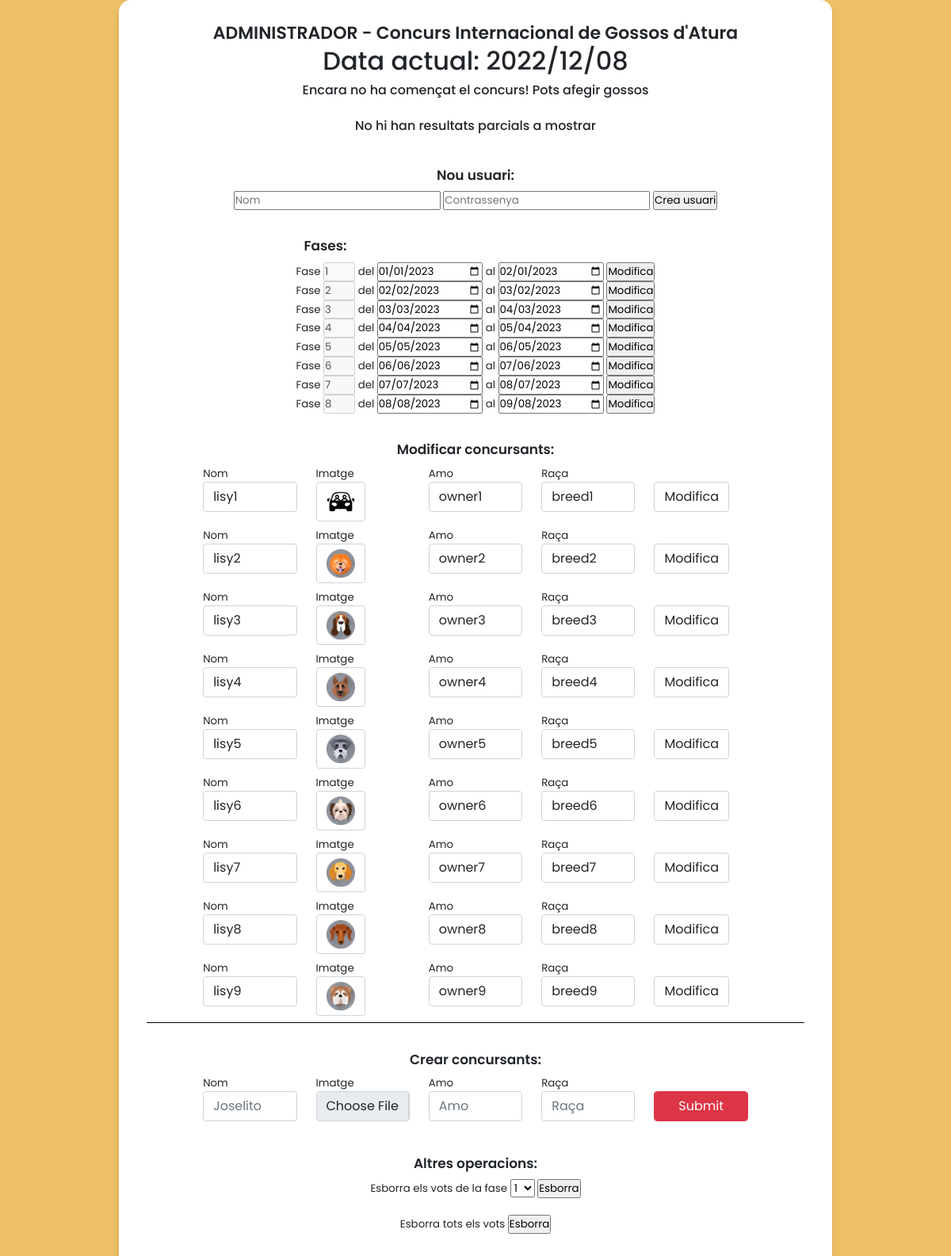
/pages/admin.php (signed in), run on the app's committed database.
### tables this page shows
CREATE TABLE `phase` (
  `id` int NOT NULL AUTO_INCREMENT,
  `startDate` date DEFAULT NULL,
  `endDate` date DEFAULT NULL,
  `phaseNumber` int NOT NULL,
  PRIMARY KEY (`id`)
);

CREATE TABLE `dog` (
  `id` int NOT NULL AUTO_INCREMENT,
  `name` varchar(45) NOT NULL,
  `image` varchar(100) NOT NULL,
  `owner` varchar(45) NOT NULL,
  `breed` varchar(45) NOT NULL,
  PRIMARY KEY (`id`)
);

### classes/Database.php (called while the page is built)
<?php
class Database
{
    private $host = "127.0.0.1";
    private $dbname = "concursgossos";
    private $user = "alex";
    private $password = "patata";
    private $port = "3306";
    private static $instance = null;
    private $connection;
    private function __construct()
    {
        try {
            $this->connection = new PDO("mysql:host=" . $this->host . ";dbname=" . $this->dbname . ";port=" . $this->port, $this->user, $this->password);
        } catch (PDOException $e) {
        }
    }
    public static function getInstance()
    {
        if (!self::$instance)
        {
            self::$instance = new self();
        }
        return self::$instance;
    }
    public function getConnection()
    {
        return $this->connection;
    }
}

### classes/Phase.php (called while the page is built, shortened)
<?php
class Phase
{
    static function getPhaseByDateFromDb(string $date): Phase | bool
    {
        $connection = Database::getInstance()->getConnection();
        $query = $connection->prepare("SELECT `id`,`startDate`,`endDate`,`phaseNumber` FROM phase where ? between `startDate` AND `endDate`");
        $query->bindParam(1, $date);
        $query->execute();
        $query->setFetchMode(PDO::FETCH_CLASS|PDO::FETCH_PROPS_LATE, 'Phase');
        return $query->fetch();
    }
    static function getAllPhases():Array | bool{
        $connection = Database::getInstance()->getConnection();
        $query = $connection->prepare("SELECT `id`,`startDate`,`endDate`,`phaseNumber` FROM phase");
        $query->execute();
        $query->setFetchMode(PDO::FETCH_CLASS|PDO::FETCH_PROPS_LATE, 'Phase');
        return $query->fetchAll();
    }
    static function dateIsBeforePhase(string $date,string $phaseNumber):bool{
        $connection = Database::getInstance()->getConnection();
        $query = $connection->prepare("SELECT DATE(?) < startDate as 'isBefore'  from phase where phaseNumber=?");
        $query->bindParam(1,$date);
        $query->bindParam(2,$phaseNumber);
        $query->execute();
        $row = $query->fetch();
        if ($row) {
            return $row['isBefore'];
        }
        return false;
    }
    static function hasStarted(string $date, string $phaseNumber){
        $connection = Database::getInstance()->getConnection();
        $query = $connection->prepare("SELECT DATE(?) >= startDate as 'hasStarted'  from phase where phaseNumber=?");
        $query->bindParam(1,$date);
        $query->bindParam(2,$phaseNumber);
        $query->execute();
        $row = $query->fetch();
        if ($row) {
            return $row['hasStarted'];
        }
        return false;
    }
    static function dateIsAfterPhase(string $date,string $phaseNumber):bool{
        $connection = Database::getInstance()->getConnection();
        $query = $connection->prepare("SELECT DATE(?) > endDate as 'isAfter'  from phase where phaseNumber=?");
        $query->bindParam(1,$date);
        $query->bindParam(2,$phaseNumber);
        $query->execute();
        $row = $query->fetch();
        if ($row) {
            return $row['isAfter'];
        }
        return false;
    }
}

### classes/Dog.php (called while the page is built, shortened)
<?php
class Dog
{
    static function getDogsFromDB(): array | bool
    {
        $connection = Database::getInstance()->getConnection();
        $query = $connection->prepare("SELECT `id`,`name`,`image`,`owner`,`breed` FROM dog");
        $query->execute();
        $query->setFetchMode(PDO::FETCH_CLASS|PDO::FETCH_PROPS_LATE, 'Dog');
        return $query->fetchAll();
    }
}

### utils/utilFunctions.php (the view, shortened to what this page needs)
<?php
function addDogForm()
{
    return '<form id="addDog" enctype="multipart/form-data">
<div class="row">
    <div class="col-2">
        <label class="form-label">Nom
            <input class="form-control" type="text" placeholder="Joselito" name="name">
        </label>
    </div>
    <div class="col-2"> <label class="form-label">Imatge<input type="file" class="form-control" placeholder="Imatge" name="image"></div></label>
    <div class="col-2"> <label class="form-label">Amo<input type="text" class="form-control" placeholder="Amo" name="owner"></div></label>
    <div class="col-2"> <label class="form-label">Raça<input type="text" class="form-control" placeholder="Raça" name="breed"></div></label>
    <div class="col-2"><label class="form-label"><span style="visibility:hidden">Enviar</span><input class="form-control btn btn-danger float-right" type="submit"></label></div>
</div>
</form>';
}
function addUserForm()
{
    return '<form id="addUser">
    <input type="text" placeholder="Nom" name="username">
    <input type="password" placeholder="Contrassenya" name="password">
    <input type="submit" value="Crea usuari">
</form>';
}
function UpdateDogForms(array $dogs)
{
    $allForms = "";
    foreach ($dogs as $dog) {
        $allForms .= "<form id=f_{$dog->id} enctype='multipart/form-data'>
        <div class='row'>
        <input type='hidden' name='id' value={$dog->id}>
                            <div class='col-2'>
                            <label class='form-label'>Nom
                            <input class='form-control' type='text' placeholder='Nom' name='name' value={$dog->name}>
                            </label>
                            </div>
                            <div class='col-2'>
                            <label class='form-label'>Imatge
                            <img class='form-control dog' src='{$dog->image}' alt='Dog photo'>
                            <input style='display:none' type='file' placeholder='Imatge' name='image' value=''>
                            </label>
                            </div>
                            <div class='col-2'>
                            <label class='form-label'>Amo
                            <input class='form-control' type='text' placeholder='Amo' name='owner' value={$dog->owner}>
                            </label>
                            </div>
                            <div class='col-2'>
                            <label class='form-label'>Raça
                            <input class='form-control' type='text' placeholder='Raça' name='breed' value={$dog->breed}>
                            </label>
                            </div>
                            <div class='col-2'>
                            <label class='form-label'><span style='visibility:hidden'>Modifica</span>
                            <input class='form-control' type='button' name='f_{$dog->id}' value='Modifica' onclick='ajaxUpdateDog(this.name)'>
                            </label>
                            </div>
                            </div>
                            </form>";
    }
    return $allForms;
}
function h2DataActual($date)
{
    return "<h2 style='text-align:center'>Data actual: $date</h2>";
}
function divVotsParcials($date)
{
    $stringDiv = "";
    $faseActual = Phase::getPhaseByDateFromDb($date);
    if ($faseActual) {
        $votsParcials = Vote::getPartialVotes($faseActual->phaseNumber);
        $stringDiv .= "<h1>Resultat parcial: Fase $faseActual->phaseNumber</h1>";
        $stringDiv .= "<div class='resultatFase partial'>";
        foreach ($votsParcials as $gos) {
            $dogName = $gos['dogName'];
            $percentage = $gos['votePercentage'] * 100;
            $dogImage = $gos['dogImage'];
            $stringDiv .=  "
            <div class='dogInPhase'>
            <h6>$dogName</h6>
            <img class='dog' alt='$dogName' title='$dogName $percentage%' src='$dogImage'>
            <div class='progress'>
                <div class='progress-bar' role='progressbar' style='width: 100%; background-color: #" . random_color() . " ' aria-valuenow='100' aria-valuemin='0' aria-valuemax='100'>$percentage%</div>
            </div>
        </div>";
        }
        $stringDiv .= "</div>";
    } else {
        $stringDiv .= "<h6>No hi han resultats parcials a mostrar</h6>";
    }
    return $stringDiv;
}
function getStringTotesLesPhases($date)
{
    $string = "<h1> Fases: </h1>";
    $phases = Phase::getAllPhases();
    if ($phases) {
        foreach ($phases as $phase) {
            if (Phase::dateIsAfterPhase($date, $phase->phaseNumber)) {
                $string .= "<form class='fase-row'>
            <input type='hidden' name='date' value='$date'>
            <input type='hidden' name='phaseNumber' value='$phase->phaseNumber'>
            Fase <input disabled type='text' value='$phase->phaseNumber' style='width: 3em'>
            del <input disabled type='date' placeholder='Inici' value='$phase->startDate'>
            al <input disabled type='date' placeholder='Fi' value='$phase->endDate'>
            </form>";
            } else {
                $string .= "<form id='fphase-$phase->phaseNumber' class='fase-row'>
            <input type='hidden' name='date' value='$date'>
            <input type='hidden' name='phaseNumber' value='$phase->phaseNumber'>
        Fase <input type='text' name='phaseNumber' value='$phase->phaseNumber' disabled style='width: 3em'>
        del <input type='date' name='startDate' placeholder='Inici' value='$phase->startDate'>
        al <input type='date' placeholder='Fi' name='endDate' value='$phase->endDate'>
        <input type='button' name='fphase-$phase->phaseNumber' value='Modifica' onclick='ajaxModifyPhaseDate(this.name)'>
        </form>";
            }
        }
    } else {
        $string .= "Error en la base de dades";
    }
    return $string;
}

### pages/admin.php (shortened to what this page needs)
<?php
require_once("../classes/Database.php");
require_once("../classes/Dog.php");
require_once("../classes/Phase.php");
require_once("../utils/utilFunctions.php");
$date = getAndSetCurrentDate();
if(Database::getInstance()->getConnection()){
?>
<!DOCTYPE html>
<html lang="ca">
<head>
    <link rel="stylesheet" href="style.css">
    <link href="https://cdn.jsdelivr.net/npm/bootstrap@5.0.2/dist/css/bootstrap.min.css" rel="stylesheet">
</head>
<body>
    <div class="wrapper medium">
        <header>ADMINISTRADOR - Concurs Internacional de Gossos d'Atura</header>
        <div class="admin">
            <?php echo h2DataActual($date);
            if(Phase::dateIsBeforePhase($date,1)){echo "<h6 style='text-align:center'>Encara no ha començat el concurs! Pots afegir gossos</h6>";}
            ?>
            <div class="admin-row votsParcials">
                <?php
                echo divVotsParcials($date);
                ?>
            </div>
            <div class="admin-row">
                <h1> Nou usuari: </h1>
                <div id="formulariUser">
                    <?php
                    echo addUserForm();
                    ?>
                </div>
            </div>
            <div class="admin-row">
                <div id="phases">
                    <?php echo getStringTotesLesPhases($date) ?>
                </div>
            </div>
            <div class="admin-row">
                <h1> Modificar concursants: </h1>
                <div id="concursants">
                    <?php
                    $dogs = Dog::getDogsFromDB();
                    if ($dogs) {
                        echo UpdateDogForms($dogs);
                    } else {
                        echo "<h1>No hi ha gossos :)</h1>";
                    }
                    ?>
                </div>
                <?php
                if (Phase::dateIsBeforePhase($date, 1)) {
                ?>
                    <h1> Crear concursants: </h1>
                    <div id="formulariAddDog">
                        <?php
                        echo addDogForm();
                        ?>
                    </div>
                <?php
                }
                ?>
            </div>
            <div class="admin-row">
                <h1> Altres operacions: </h1>
                <?php
                $phases = Phase::getAllPhases();
                if ($phases) { ?>
                    <div><span>Esborra els vots de la fase</span>
                        <form id="esborrarVotsFaseEspecifica">
                            <select id="selectVotsFases" name="phaseInfo">
                                <?php
                                foreach ($phases as $phase) {
                                ?>
                                    <option value='{"id":"<?= $phase->id ?>","phaseNumber":"<?= $phase->phaseNumber ?>"}'><?= $phase->phaseNumber ?></option>
                                <?php
                                } ?>
                            </select>
                            <input type="submit" value="Esborra">
                        </form>
                    </div>
                <?php } else {
                    echo "No hi ha fases :)";
                } ?>
                <form id="esborrarTotsVots">
                    Esborra tots els vots
                    <input type="submit" value="Esborra">
                </form>
            </div>
        </div>
    </div>
</body>
</html>
<?php
}else{
    echo "<h1>La connexió a la base de dades no ha pogut ser establerta, comprova si has posat les dades bé!</h1>";
    echo "<img src=../assets/gifs/databaseOffline.gif>";
}

### pages/style.css (style rules this page uses)
* { margin: 0; padding: 0; box-sizing: border-box; font-family: 'Poppins', sans-serif; }
body { display: flex; align-items: center; justify-content: center; min-height: 100vh; background: #eebf65 !important; }
.wrapper { background: #fff; border-radius: 15px; padding: 25px; max-width: 380px; width: 100%; box-shadow: 0px 5px 10px rgba(0,0,0,0.1); }
.medium { max-width: 900px; }
.wrapper header { font-size: 22px; font-weight: 600; text-align: center; }
.dog { width: 50px; height: 50px; }
.admin h1 { font-size: 17px; font-weight: 600; margin: 10px; }
.admin-row { margin: 25px 10px; font-size: smaller; display: flex; flex-direction: column; align-items: center; }
.row { justify-content: center; }
#concursants { border-bottom: solid 1px black; margin-bottom: 26px; }
#esborrarVotsFaseEspecifica { display: inline-block; margin-bottom: 21px; }

### data on the page
phase: phaseNumber "1", startDate "01/01/2023", endDate "02/01/2023"
phase: phaseNumber "2", startDate "02/02/2023", endDate "03/02/2023"
phase: phaseNumber "3", startDate "03/03/2023", endDate "04/03/2023"
phase: phaseNumber "4", startDate "04/04/2023", endDate "05/04/2023"
phase: phaseNumber "5", startDate "05/05/2023", endDate "06/05/2023"
phase: phaseNumber "6", startDate "06/06/2023", endDate "07/06/2023"
phase: phaseNumber "7", startDate "07/07/2023", endDate "08/07/2023"
phase: phaseNumber "8", startDate "08/08/2023", endDate "09/08/2023"
dog: name "lisy1", image (picture), owner "owner1", breed "breed1"
dog: name "lisy2", image (picture), owner "owner2", breed "breed2"
dog: name "lisy3", image (picture), owner "owner3", breed "breed3"
dog: name "lisy4", image (picture), owner "owner4", breed "breed4"
dog: name "lisy5", image (picture), owner "owner5", breed "breed5"
dog: name "lisy6", image (picture), owner "owner6", breed "breed6"
dog: name "lisy7", image (picture), owner "owner7", breed "breed7"
dog: name "lisy8", image (picture), owner "owner8", breed "breed8"
dog: name "lisy9", image (picture), owner "owner9", breed "breed9"

### other printed values
$date "2022/12/08"
form field phaseInfo "1"
